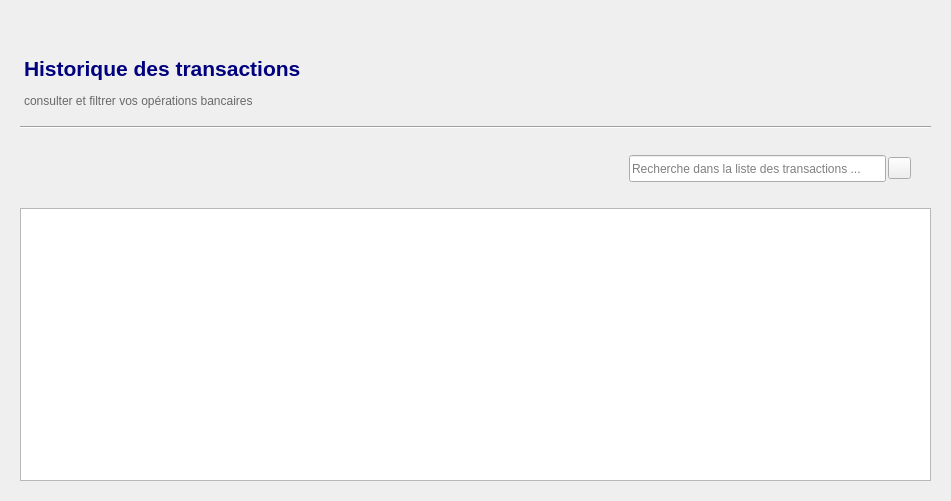
             <widget class="QWidget" name="page_historique">
              <layout class="QVBoxLayout" name="verticalLayout_19">
               <property name="topMargin">
                <number>40</number>
               </property>
               <item>
                <widget class="QWidget" name="carte_liste_historique_transaction" native="true">
                 <property name="minimumSize">
                  <size>
                   <width>921</width>
                   <height>450</height>
                  </size>
                 </property>
                 <layout class="QVBoxLayout" name="verticalLayout_21">
                  <item>
                   <widget class="QWidget" name="widget_3" native="true">
                    <property name="sizePolicy">
                     <sizepolicy hsizetype="Fixed" vsizetype="Fixed">
                      <horstretch>0</horstretch>
                      <verstretch>0</verstretch>
                     </sizepolicy>
                    </property>
                    <property name="minimumSize">
                     <size>
                      <width>911</width>
                      <height>71</height>
                     </size>
                    </property>
                    <layout class="QHBoxLayout" name="horizontalLayout_24">
                     <property name="spacing">
                      <number>2</number>
                     </property>
                     <property name="leftMargin">
                      <number>2</number>
                     </property>
                     <property name="topMargin">
                      <number>2</number>
                     </property>
                     <property name="rightMargin">
                      <number>2</number>
                     </property>
                     <property name="bottomMargin">
                      <number>2</number>
                     </property>
                     <item>
                      <widget class="QWidget" name="widget_20" native="true">
                       <layout class="QVBoxLayout" name="verticalLayout_20">
                        <property name="spacing">
                         <number>2</number>
                        </property>
                        <property name="leftMargin">
                         <number>2</number>
                        </property>
                        <property name="topMargin">
                         <number>2</number>
                        </property>
                        <property name="rightMargin">
                         <number>2</number>
                        </property>
                        <property name="bottomMargin">
                         <number>2</number>
                        </property>
                        <item>
                         <widget class="QLabel" name="label_titre_compte_courant_3">
                          <property name="text">
                           <string>&lt;html&gt;&lt;head/&gt;&lt;body&gt;&lt;p&gt;&lt;span style=&quot; font-size:16pt; font-weight:700; color:#00007f;&quot;&gt;Historique des transactions &lt;/span&gt;&lt;/p&gt;&lt;/body&gt;&lt;/html&gt;</string>
                          </property>
                         </widget>
                        </item>
                        <item>
                         <widget class="QLabel" name="label_7">
                          <property name="text">
                           <string>&lt;html&gt;&lt;head/&gt;&lt;body&gt;&lt;p&gt;&lt;span style=&quot; color:#696969;&quot;&gt;consulter et filtrer vos opérations bancaires &lt;/span&gt;&lt;/p&gt;&lt;/body&gt;&lt;/html&gt;</string>
                          </property>
                         </widget>
                        </item>
                       </layout>
                      </widget>
                     </item>
                    </layout>
                   </widget>
                  </item>
                  <item>
                   <widget class="Line" name="line_2">
                    <property name="orientation">
                     <enum>Qt::Orientation::Horizontal</enum>
                    </property>
                   </widget>
                  </item>
                  <item>
                   <widget class="QWidget" name="widget_21" native="true">
                    <property name="sizePolicy">
                     <sizepolicy hsizetype="MinimumExpanding" vsizetype="Fixed">
                      <horstretch>0</horstretch>
                      <verstretch>0</verstretch>
                     </sizepolicy>
                    </property>
                    <property name="minimumSize">
                     <size>
                      <width>901</width>
                      <height>51</height>
                     </size>
                    </property>
                    <layout class="QHBoxLayout" name="horizontalLayout_23">
                     <item alignment="Qt::AlignmentFlag::AlignRight">
                      <widget class="QWidget" name="widget_22" native="true">
                       <layout class="QHBoxLayout" name="horizontalLayout_22">
                        <item>
                         <widget class="QWidget" name="BarreRecherche" native="true">
                          <layout class="QHBoxLayout" name="horizontalLayout_21">
                           <property name="spacing">
                            <number>2</number>
                           </property>
                           <property name="leftMargin">
                            <number>2</number>
                           </property>
                           <property name="topMargin">
                            <number>2</number>
                           </property>
                           <property name="rightMargin">
                            <number>2</number>
                           </property>
                           <property name="bottomMargin">
                            <number>2</number>
                           </property>
                           <item>
                            <widget class="QLineEdit" name="ZoneRecherche">
                             <property name="minimumSize">
                              <size>
                               <width>257</width>
                               <height>27</height>
                              </size>
                             </property>
                             <property name="placeholderText">
                              <string>Recherche dans la liste des transactions ...</string>
                             </property>
                            </widget>
                           </item>
                           <item>
                            <widget class="QToolButton" name="indicat_recherche">
                             <property name="cursor">
                              <cursorShape>PointingHandCursor</cursorShape>
                             </property>
                             <property name="text">
                              <string/>
                             </property>
                             <property name="icon">
                              <iconset resource="icons.qrc">
                               <normaloff>:/icon_gris/search.svg</normaloff>:/icon_gris/search.svg</iconset>
                             </property>
                             <property name="iconSize">
                              <size>
                               <width>15</width>
                               <height>15</height>
                              </size>
                             </property>
                            </widget>
                           </item>
                          </layout>
                         </widget>
                        </item>
                       </layout>
                      </widget>
                     </item>
                    </layout>
                   </widget>
                  </item>
                  <item>
                   <widget class="QTableWidget" name="tableWidget_historique_transaction">
                    <property name="lineWidth">
                     <number>1</number>
                    </property>
                    <property name="sizeAdjustPolicy">
                     <enum>QAbstractScrollArea::SizeAdjustPolicy::AdjustToContents</enum>
                    </property>
                    <property name="selectionBehavior">
                     <enum>QAbstractItemView::SelectionBehavior::SelectRows</enum>
                    </property>
                    <property name="textElideMode">
                     <enum>Qt::TextElideMode::ElideMiddle</enum>
                    </property>
                    <property name="verticalScrollMode">
                     <enum>QAbstractItemView::ScrollMode::ScrollPerPixel</enum>
                    </property>
                    <property name="horizontalScrollMode">
                     <enum>QAbstractItemView::ScrollMode::ScrollPerPixel</enum>
                    </property>
                    <property name="showGrid">
                     <bool>false</bool>
                    </property>
                    <property name="gridStyle">
                     <enum>Qt::PenStyle::NoPen</enum>
                    </property>
                    <property name="sortingEnabled">
                     <bool>true</bool>
                    </property>
                    <attribute name="horizontalHeaderCascadingSectionResizes">
                     <bool>true</bool>
                    </attribute>
                    <attribute name="horizontalHeaderHighlightSections">
                     <bool>false</bool>
                    </attribute>
                    <attribute name="horizontalHeaderStretchLastSection">
                     <bool>true</bool>
                    </attribute>
                    <attribute name="verticalHeaderVisible">
                     <bool>false</bool>
                    </attribute>
                    <attribute name="verticalHeaderStretchLastSection">
                     <bool>false</bool>
                    </attribute>
                   </widget>
                  </item>
                 </layout>
                </widget>
               </item>
              </layout>
             </widget>
